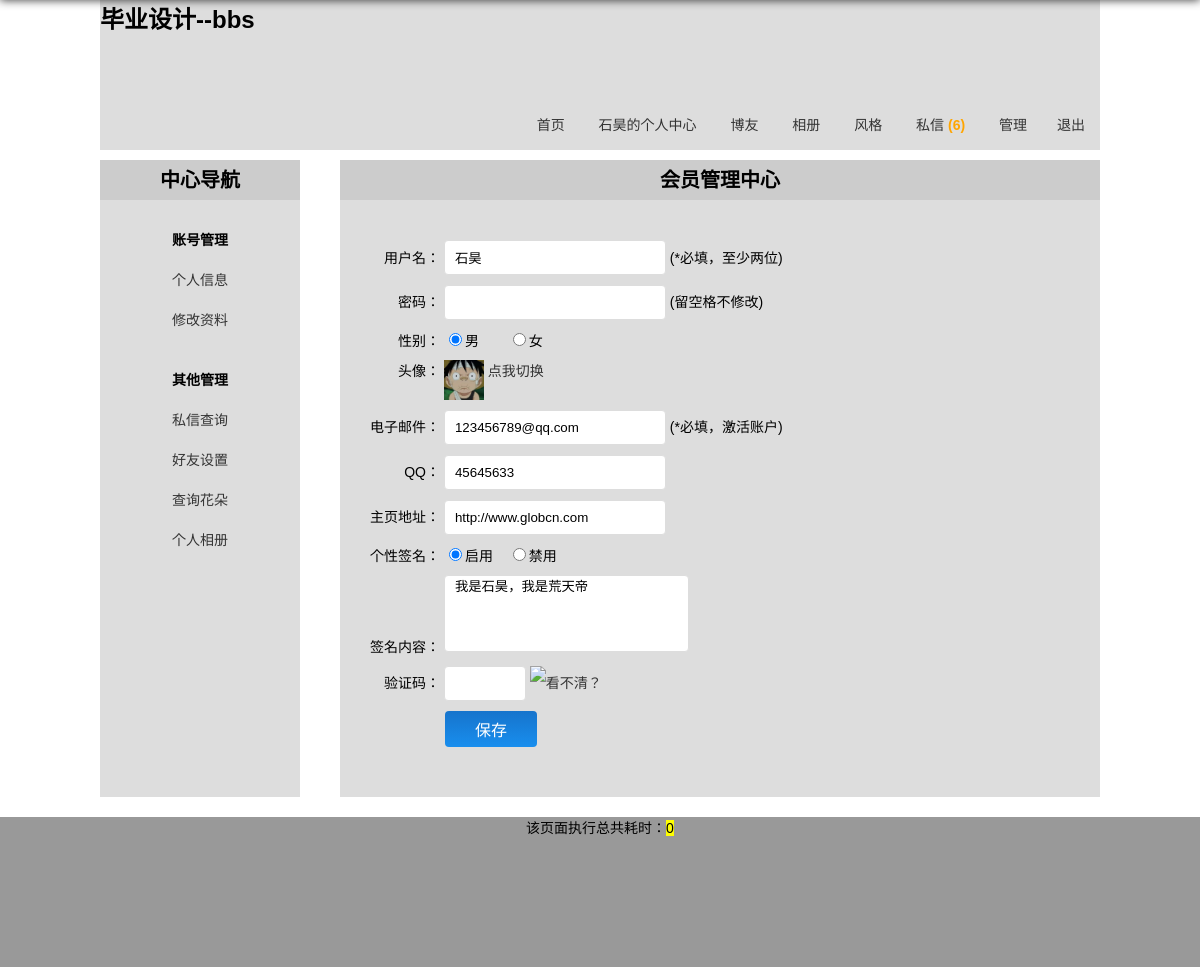
The app's page /modify.php (signed in) with its own data.
### tables this page shows
CREATE TABLE IF NOT EXISTS `bbs_system` (
  `bbs_id` mediumint(8) unsigned NOT NULL AUTO_INCREMENT COMMENT 'id',
  `bbs_webname` varchar(20) NOT NULL COMMENT '网站名称',
  `bbs_article_num` varchar(20) NOT NULL DEFAULT '0' COMMENT '首页最新主题分页数',
  `bbs_blog_num` varchar(20) NOT NULL DEFAULT '0' COMMENT '博友分页数',
  `bbs_photo_num` varchar(20) NOT NULL DEFAULT '0' COMMENT '相册分页数',
  `bbs_hot_num` varchar(20) NOT NULL DEFAULT '0' COMMENT '首页主题排行列表数',
  `bbs_newuser_num` varchar(20) NOT NULL DEFAULT '0' COMMENT '首页新晋会员列表数',
  `bbs_skin` tinyint(1) unsigned NOT NULL DEFAULT '0' COMMENT '网站皮肤',
  `bbs_string` text NOT NULL COMMENT '网站敏感字符串过滤',
  `bbs_post_time` tinyint(3) unsigned NOT NULL DEFAULT '0' COMMENT '发帖限制间隔时间',
  `bbs_repost_time` tinyint(3) unsigned NOT NULL DEFAULT '0' COMMENT '回帖间隔时间限制',
  `bbs_code` tinyint(1) unsigned NOT NULL DEFAULT '0' COMMENT '是否启用验证码',
  `bbs_register` tinyint(1) unsigned NOT NULL DEFAULT '0' COMMENT '是否启用注册功能',
  `bbs_last_modify_date` datetime NOT NULL COMMENT '最后修改时间',
  `bbs_modify_user` varchar(20) DEFAULT NULL COMMENT '最后修改人',
  PRIMARY KEY (`bbs_id`)
);

CREATE TABLE IF NOT EXISTS `bbs_users` (
  `bbs_id` mediumint(8) unsigned NOT NULL AUTO_INCREMENT COMMENT '用户自动编号',
  `bbs_uniqid` char(40) NOT NULL COMMENT '验证身份的唯一标识符',
  `bbs_active` char(40) NOT NULL COMMENT '激活登录的唯一标识符',
  `bbs_username` varchar(20) NOT NULL COMMENT '用户名',
  `bbs_password` char(40) NOT NULL COMMENT '密码',
  `bbs_question` varchar(20) NOT NULL COMMENT '密码提示',
  `bbs_answer` char(40) NOT NULL COMMENT '密码回答',
  `bbs_sex` char(1) NOT NULL COMMENT '性别',
  `bbs_photo` varchar(30) NOT NULL COMMENT '头像',
  `bbs_level` tinyint(1) unsigned NOT NULL DEFAULT '0' COMMENT '会员等级',
  `bbs_email` varchar(40) NOT NULL COMMENT '邮箱',
  `bbs_qq` varchar(10) DEFAULT NULL COMMENT 'QQ',
  `bbs_url` varchar(40) DEFAULT NULL COMMENT '个人主页地址',
  `bbs_switch` tinyint(1) unsigned NOT NULL DEFAULT '0' COMMENT '个性签名开关',
  `bbs_signature` varchar(200) DEFAULT NULL COMMENT '个性签名内容',
  `bbs_post_time` varchar(20) DEFAULT '0' COMMENT '发帖时间戳',
  `bbs_repost_time` varchar(20) NOT NULL DEFAULT '0' COMMENT '回帖时间戳',
  `bbs_reg_time` datetime NOT NULL COMMENT '注册时间',
  `bbs_last_time` datetime NOT NULL COMMENT '最后登录时间',
  `bbs_last_ip` varchar(20) NOT NULL COMMENT '最后登录的IP',
  `bbs_login_count` smallint(4) unsigned NOT NULL DEFAULT '0' COMMENT '登录次数',
  PRIMARY KEY (`bbs_id`)
);

### includes/common.inc.php (called while the page is built, shortened)
<?php
require ROOT_PATH.'includes/global.func.php';
require ROOT_PATH.'includes/mysql.func.php';
if (!!$rows = fetch_array("SELECT bbs_webname,bbs_article_num,bbs_blog_num,bbs_photo_num,bbs_hot_num,bbs_newuser_num,bbs_skin,bbs_string,bbs_post_time,bbs_repost_time,bbs_code,bbs_register,bbs_last_modify_date,bbs_modify_user FROM bbs_system WHERE  bbs_id=1 LIMIT 1")) {
    $system = array();
    $system['webname']=$rows['bbs_webname'];
    $system['article_num']=$rows['bbs_article_num'];
    $system['blog_num']=$rows['bbs_blog_num'];
    $system['photo_num']=$rows['bbs_photo_num'];
    $system['hot_num']=$rows['bbs_hot_num'];
    $system['newuser_num']=$rows['bbs_newuser_num'];
    $system['skin']=$rows['bbs_skin'];
    $system['string']=$rows['bbs_string'];
    $system['post_time']=$rows['bbs_post_time'];
    $system['repost_time']=$rows['bbs_repost_time'];
    $system['code']=$rows['bbs_code'];
    $system['register']=$rows['bbs_register'];
    $system['last_modify_date']=$rows['bbs_last_modify_date'];
    $system['modify_user']=$rows['bbs_modify_user'];
    $system=html($system);
}else{
    exit('系统表读取错误，请联系管理员');
}
?>

### includes/mysql.func.php (called while the page is built, shortened)
<?php
function query($sql){
    if(!$result = mysql_query($sql)){
        exit('SQL执行失败'.mysql_error());
    }
    return $result;
}
function fetch_array($sql){
    return mysql_fetch_array(query($sql),MYSQL_ASSOC);
}
?>

### includes/global.func.php (called while the page is built, shortened)
<?php
function html($str){
    if (is_array($str)) {
        foreach ($str as $key => $value) {
            $str[$key] = html($value);
        }
    }else{
        $str = htmlspecialchars($str);
    }
    return $str;
}
?>

### modify.php (the view, shortened to what this page needs)
<?php
require dirname(__FILE__).'/includes/common.inc.php';
if (isset($_COOKIE['username'])) {
    $rows = fetch_array("SELECT bbs_username,bbs_sex,bbs_photo,bbs_email,bbs_url,bbs_qq,bbs_switch,bbs_signature FROM bbs_users WHERE bbs_username='{$_COOKIE['username']}'");
    if ($rows) {
        $html = array();
        $html['username'] = $rows['bbs_username'];
        $html['sex'] = $rows['bbs_sex'];
        $html['photo'] = $rows['bbs_photo'];
        $html['email'] = $rows['bbs_email'];
        $html['url'] = $rows['bbs_url'];
        $html['qq'] = $rows['bbs_qq'];
        $html['switch'] = $rows['bbs_switch'];
        $html['signature'] = $rows['bbs_signature'];
        $html = html($html);
        if ($html['sex'] == '男') {
            $html['sex_html'] = '<label for="man" class="radio"><input type="radio" id="man" name="sex" value="男" checked >男 </label>
                            <label for="woman" class="radio"><input type="radio" id="woman" name="sex" value="女" >女</label>';
        }else{
            $html['sex_html'] = '<label for="man" class="radio"><input type="radio" id="man" name="sex" value="男" >男 </label>
                            <label for="woman" class="radio"><input type="radio" id="woman" name="sex" value="女" checked >女</label>';
        }
    }else{
        alert('该用户不存在');
    }
}else{
    location('请先登录再进行本操作！','login.php');
}
?>
<!DOCTYPE html>
<html lang="en">
<head>
    <link rel="stylesheet" type="text/css" href="css/reset.css">
    <link rel="stylesheet" type="text/css" href="css/main.css">
</head>
<body>
    <?php
        require ROOT_PATH.'includes/header.inc.php';
    ?>
    <div class="container oh uz">
        <?php require ROOT_PATH.'includes/userzone.inc.php'; ?>
        <div class="main fr">
            <section>
                <h2>会员管理中心</h2>
                <form class="form-horizontal"  method="post" name="modify" action="?action=modify">
                    <div class="form-groups">
                        <label class="form-labels" for="" >用户名：</label>
                        <div class="controls">
                            <input type="text" name="username" value="<?php echo $html['username']; ?>"> (*必填，至少两位)
                        </div>
                    </div>
                    <div class="form-groups">
                        <label class="form-labels" for="" >密码：</label>
                        <div class="controls">
                            <input type="password" name="password"> (留空格不修改)
                        </div>
                    </div>
                    <div class="form-groups">
                        <label class="form-labels" for="" >性别：</label>
                        <div class="controls">
                            <?php echo $html['sex_html'];?>
                        </div>
                    </div>
                    <div class="form-groups">
                        <label class="form-labels" for="" >头像：</label>
                        <div class="controls relative">
                            <img id="photo" src="<?php echo $html['photo']; ?>" alt="头像选择" >
                            <a id="selectPhoto" href="javascript:;" title="换头像">点我切换</a>
                        </div>
                    </div>
                    <div class="form-groups">
                        <label class="form-labels" for="" >电子邮件：</label>
                        <div class="controls">
                            <input type="text" name="email" value="<?php echo $html['email']; ?>"> (*必填，激活账户)
                        </div>
                    </div>
                    <div class="form-groups">
                        <label class="form-labels" for="" >QQ：</label>
                        <div class="controls">
                            <input type="text" name="qq" value="<?php echo $html['qq']; ?>">
                        </div>
                    </div>
                    <div class="form-groups">
                        <label class="form-labels" for="" >主页地址：</label>
                        <div class="controls">
                            <input type="text" name="url" value="<?php echo $html['url']; ?>" >
                        </div>
                    </div>
                    <div class="form-groups">
                        <label class="form-labels" for="" >个性签名：</label>
                        <div class="controls" id="switch">
                            <label for="enable" class="radio"><input type="radio" id="enable" name="switch" value="1" >启用 </label>
                            <label for="disable" class="radio"><input type="radio" id="disable" name="switch" value="0" checked>禁用</label>
                        </div>
                    </div>
                    <div class="form-groups">
                        <label class="form-labels" for="" >签名内容：</label>
                        <div class="controls">
                            <textarea name="signature" cols="26" rows="5"><?php echo $html['signature'];?></textarea>
                        </div>
                    </div>
                    <div class="form-groups">
                        <label class="form-labels" for="" >验证码：</label>
                        <div class="controls">
                            <input type="text" name="code" class="code"  > <img src="code.php" id="code"><a id="refreshCode" href="javascript:;" title="看不清">看不清？</a>
                        </div>
                    </div>
                    <div class="form-groups"><input type="submit" class="btn-blue" value="保存" ></div>
                </form>
            </section>
        </div>
    </div>
    <?php
        require ROOT_PATH.'includes/footer.inc.php';
    ?>
</body>
</html>

### includes/header.inc.php (shortened to what this page needs)
<?php
global $system;
?>
<header class="container h150 header">
    <h1><?php echo $system['webname']; ?></h1>
    <nav>
        <ul class="tr">
            <li><a href="../index.php">首页</a></li>
            <?php if (isset($_COOKIE['username'])) {
                echo '<li><a href="../userzone.php">'.$_COOKIE['username'].'的'.'个人中心</a></li>';
            }else{
                echo '<li><a href="../register.php">注册</a></li>
            <li><a href="../login.php">登录</a></li>';
                } ?>
            <li><a href="../blog.php">博友</a></li>
            <li><a href="../photo_dir.php">相册</a></li>
            <li class="relative" id="fenge"><a href="javascript:;">风格</a>
            </li>
            <li><a href="message.php" title="查看信息">私信 <?php echo $GLOBALS['message']; ?></a></li>
            <?php
                if (isset($_COOKIE['username']) && isset($_SESSION['admin'])) {
                    echo '<li><a href="manage.php">管理</a></li>';
                }
                if (isset($_COOKIE['username'])) {
                echo '<li><a href="../logout.php">退出</a></li>';
            } ?>
        </ul>
    </nav>
</header>

### css/main.css (style rules this page uses)
.header { background: #ddd; }
.header h1 { height:100px; width:300px; }
.header li { display:inline-block; height:50px; line-height: 50px; }
.header a { display:inline-block;padding:0 15px; }
#photo { width:40px; height:40px; }
#code { cursor: pointer; }
.uz { padding:10px 0; }
.uz h2 { text-align: center; background:#ccc; height:40px; line-height: 40px; }
.uz .main { width:760px; background:#ddd; padding-bottom:10000px;margin-bottom:-10000px; }

### records on screen
bbs_system: bbs_webname "毕业设计--bbs"
bbs_users: username "石昊", bbs_photo (picture), email "123456789@qq.com", qq "45645633", url "http://www.globcn.com", signature "我是石昊，我是荒天帝"

### other values on screen
$_COOKIE['username'] "石昊"
$GLOBALS['message'] "(6)"
runtime()-TIME_START "0"
